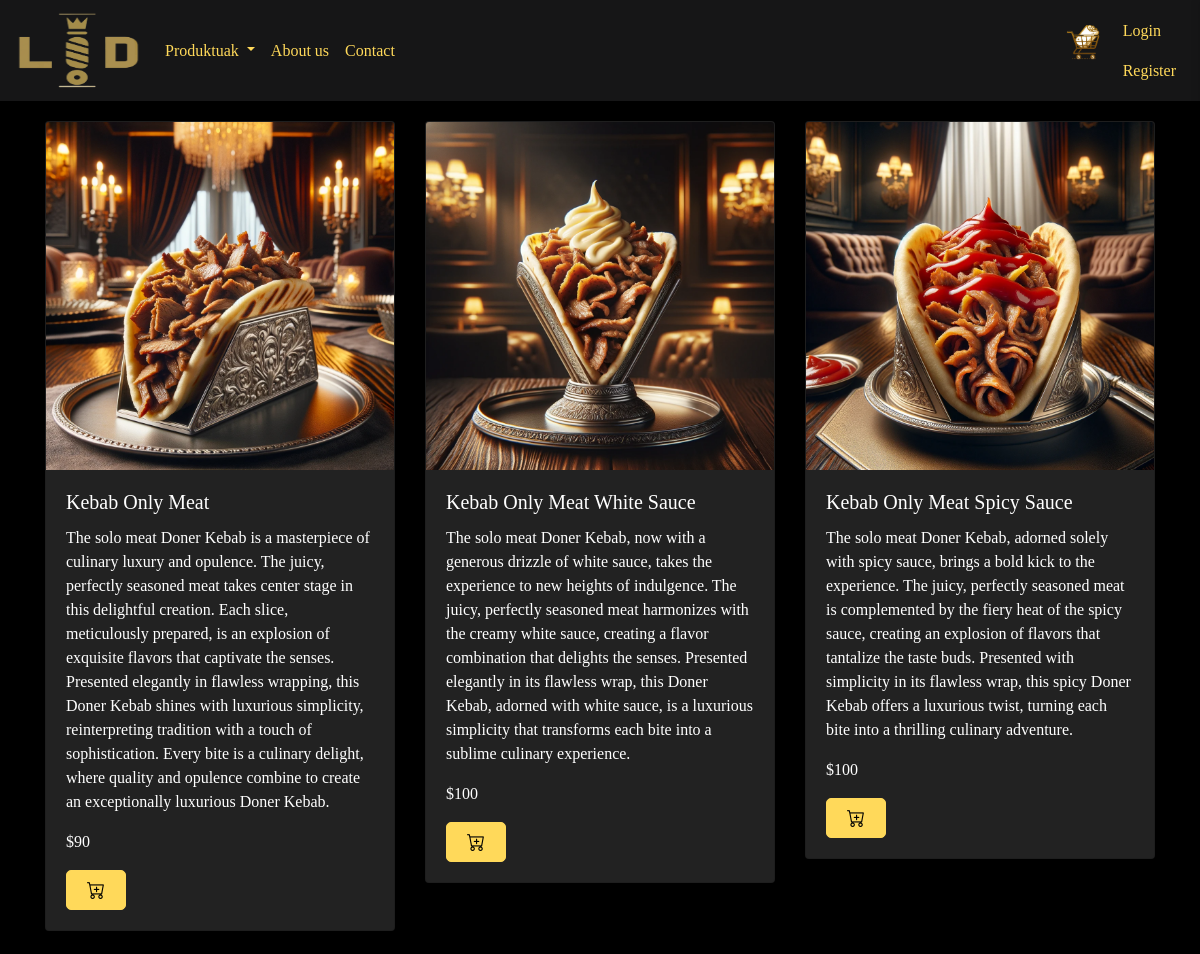
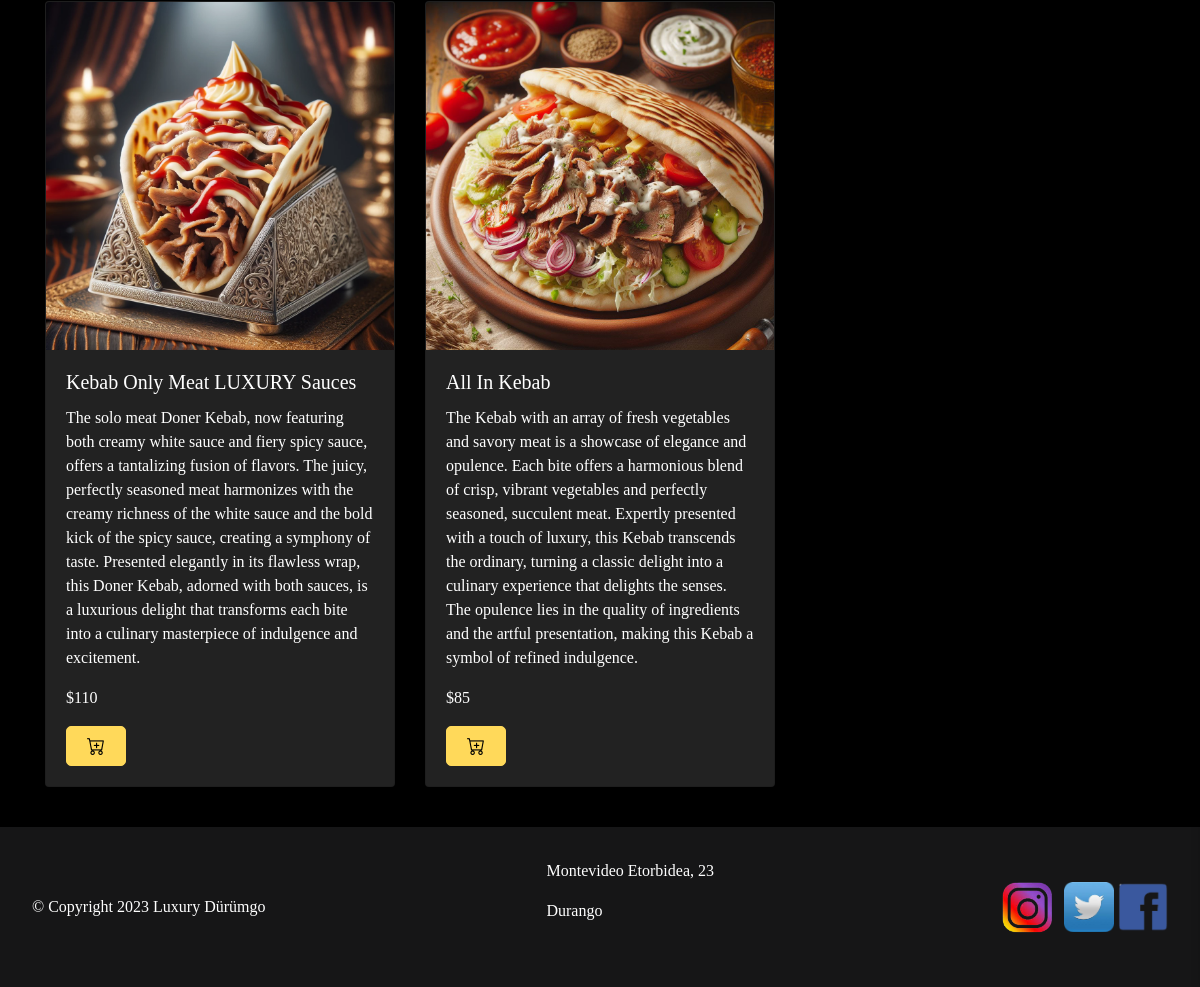
The app's page /menu/Kebabs with its own data (2 pictures, top to bottom).
### web/models.py (models this page shows)
class Produktua(models.Model):
    izena = models.CharField(max_length=100,blank=False)
    kategoria = models.CharField(max_length=100,blank=False, default="")
    deskripzioa = models.CharField(max_length=500,blank=False)
    argazkia = models.FilePathField(path="web/static/img/")
    prezioa = models.IntegerField(blank=False)
    stock = models.IntegerField(blank=False)
    pisua = models.IntegerField()
    vip = models.IntegerField(blank=False, default=0)

### web/views.py (the view, shortened to what this page needs)
# urls.py: path('menu/<str:kategoria>', views.menu, name='menu'),
def menu(request,kategoria):
    if kategoria == 'Kebabs':
        izena = request.session.get('izena', '')
        user_id = request.session.get('id')
        perfil = request.session.get('perfil')
        produktuak = Produktua.objects.filter(kategoria = 'Kebabs')
        if request.session.get('id') is not None:
            saskia = Saskia.objects.filter(erabiltzailea=user_id, bukatuta=0).select_related('produktua')
        else:
            saskia = None
        context = {
            'izena': izena,
            'user_id': user_id,
            'perfil': perfil,
            'produktuak': produktuak,
            'saskia': saskia
        }
        return render(request, 'menu.html', context)

### web/templates/menu.html
{% extends 'base.html' %}
{% load static %}
    {% block style %}
        <link rel="stylesheet" href="../static/css/styles.css">
    {% endblock %}
    {% block content %}
    <div class="container">
        <div class="row">
            {% if user_id and perfil == 3 %}
                {% for produktua in produktuak %}
                  <div class="col-md-4 mb-4">
                    <div class="card index-produktua">
                      <img src="../static/img/{{ produktua.argazkia }}" class="card-img-top" alt="{{ produktua.izena }}">
                      <div class="card-body">
                        <h5 class="card-title">{{ produktua.izena }}</h5>
                        <p class="card-text">{{ produktua.deskripzioa }}</p>
                        <h3>${{ produktua.prezioa }}</h3>
                        <a href="#" class="btn btn-primary"><i class="bi bi-cart-plus"></i></a>
                        <a href="{% url 'updateproducts' produktua.id %}" class="btn btn-primary"><i class="bi bi-pencil"></i></a>
                        <a href="{% url 'deleteproducts' produktua.id %}" class="btn btn-primary"><i class="bi bi-trash"></i></a>
                      </div>
                    </div>
                  </div>
                  {% if forloop.counter|divisibleby:3 and not forloop.last %}
                    </div><div class="row">
                  {% endif %}
                {% endfor %}
            {% else %}
                {% for produktua in produktuak %}
                <div class="col-md-4 mb-4">
                  <div class="card index-produktua">
                    <img src="../static/img/{{ produktua.argazkia }}" class="card-img-top" alt="{{ produktua.izena }}">
                    <div class="card-body">
                      <h5 class="card-title">{{ produktua.izena }}</h5>
                      <p class="card-text">{{ produktua.deskripzioa }}</p>
                      <p class="card-text">${{ produktua.prezioa }}</p><button class="btn-add-to-cart add-to-cart-btn" data-product-id="{{ produktua.id }}"><i class="bi bi-cart-plus"></i></button>
                    </div>
                  </div>
                </div>
                {% if forloop.counter|divisibleby:3 and not forloop.last %}
                  </div><div class="row">
                {% endif %}
              {% endfor %}
            {% endif %}
        </div>
      </div>
    {% endblock %}

### web/static/css/styles.css (style rules this page uses)
* { margin: 0; padding: 0; box-sizing: border-box; }
body { display: flex; flex-direction: column; align-items: center; min-height: 100vh; background-color: #000000; font-family: "luxurious roman", serif; margin: 0; padding: 0; }
.index-produktua { background-color: #222; color: #fff; }
.btn-add-to-cart { background-color: #FFD95A; border: 1px solid #FFD95A; border-radius: 5px; padding: 10px 20px; font-size: 18px; color: #000000; transition: background-color 0.3s ease; font-family: 'luxurious roman', serif; }

### records on screen
Produktua: argazkia (picture), izena "Kebab Only Meat", deskripzioa "The solo meat Doner Kebab is a masterpiece of culinary luxury and opulence. The juicy, perfectly seasoned meat takes center stage in this delightful creation. Each slice, meticulously prepared, is an explosion of exquisite flavors that captivate the senses. Presented elegantly in flawless wrapping, this Doner Kebab shines with luxurious simplicity, reinterpreting tradition with a touch of sophistication. Every bite is a culinary delight, where quality and opulence combine to create an exceptionally luxurious Doner Kebab.", prezioa "90"
Produktua: argazkia (picture), izena "Kebab Only Meat White Sauce", deskripzioa "The solo meat Doner Kebab, now with a generous drizzle of white sauce, takes the experience to new heights of indulgence. The juicy, perfectly seasoned meat harmonizes with the creamy white sauce, creating a flavor combination that delights the senses. Presented elegantly in its flawless wrap, this Doner Kebab, adorned with white sauce, is a luxurious simplicity that transforms each bite into a sublime culinary experience.", prezioa "100"
Produktua: argazkia (picture), izena "Kebab Only Meat Spicy Sauce", deskripzioa "The solo meat Doner Kebab, adorned solely with spicy sauce, brings a bold kick to the experience. The juicy, perfectly seasoned meat is complemented by the fiery heat of the spicy sauce, creating an explosion of flavors that tantalize the taste buds. Presented with simplicity in its flawless wrap, this spicy Doner Kebab offers a luxurious twist, turning each bite into a thrilling culinary adventure.", prezioa "100"
Produktua: argazkia (picture), izena "Kebab Only Meat LUXURY Sauces", deskripzioa "The solo meat Doner Kebab, now featuring both creamy white sauce and fiery spicy sauce, offers a tantalizing fusion of flavors. The juicy, perfectly seasoned meat harmonizes with the creamy richness of the white sauce and the bold kick of the spicy sauce, creating a symphony of taste. Presented elegantly in its flawless wrap, this Doner Kebab, adorned with both sauces, is a luxurious delight that transforms each bite into a culinary masterpiece of indulgence and excitement.", prezioa "110"
Produktua: argazkia (picture), izena "All In Kebab", deskripzioa "The Kebab with an array of fresh vegetables and savory meat is a showcase of elegance and opulence. Each bite offers a harmonious blend of crisp, vibrant vegetables and perfectly seasoned, succulent meat. Expertly presented with a touch of luxury, this Kebab transcends the ordinary, turning a classic delight into a culinary experience that delights the senses. The opulence lies in the quality of ingredients and the artful presentation, making this Kebab a symbol of refined indulgence.", prezioa "85"
